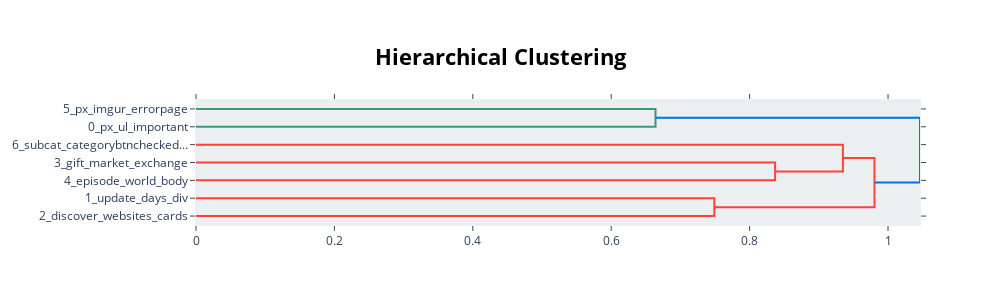

Write notebook code for a chart like this one.
### Code cell
topic_model.visualize_hierarchy()

### Figure 1 — Plotly figure (JSON) as saved in the notebook; plotly's stock layout.template omitted (floating-point values rounded to 4 significant figures)
{"data": [{"hoverinfo": "text", "marker": {"color": "rgb(61,153,112)"}, "mode": "lines", "x": [0.0, 0.664, 0.664, 0.0], "xaxis": "x", "y": [-5.0, -5.0, -15.0, -15.0], "yaxis": "y", "type": "scatter"}, {"hoverinfo": "text", "marker": {"color": "rgb(255,65,54)"}, "mode": "lines", "x": [0.0, 0.8369, 0.8369, 0.0], "xaxis": "x", "y": [-35.0, -35.0, -45.0, -45.0], "yaxis": "y", "type": "scatter"}, {"hoverinfo": "text", "marker": {"color": "rgb(255,65,54)"}, "mode": "lines", "x": [0.0, 0.9348, 0.9348, 0.8369], "xaxis": "x", "y": [-25.0, -25.0, -40.0, -40.0], "yaxis": "y", "type": "scatter"}, {"hoverinfo": "text", "marker": {"color": "rgb(255,65,54)"}, "mode": "lines", "x": [0.0, 0.7491, 0.7491, 0.0], "xaxis": "x", "y": [-55.0, -55.0, -65.0, -65.0], "yaxis": "y", "type": "scatter"}, {"hoverinfo": "text", "marker": {"color": "rgb(255,65,54)"}, "mode": "lines", "x": [0.9348, 0.9805, 0.9805, 0.7491], "xaxis": "x", "y": [-32.5, -32.5, -60.0, -60.0], "yaxis": "y", "type": "scatter"}, {"hoverinfo": "text", "marker": {"color": "rgb(0,116,217)"}, "mode": "lines", "x": [0.664, 1.046, 1.046, 0.9805], "xaxis": "x", "y": [-10.0, -10.0, -46.25, -46.25], "yaxis": "y", "type": "scatter"}], "layout": {"autosize": false, "height": 305, "hovermode": "closest", "showlegend": false, "width": 1000, "xaxis": {"mirror": "allticks", "rangemode": "tozero", "showgrid": false, "showline": true, "showticklabels": true, "ticks": "outside", "type": "linear", "zeroline": false}, "yaxis": {"mirror": "allticks", "rangemode": "tozero", "showgrid": false, "showline": true, "showticklabels": true, "tickmode": "array", "ticks": "outside", "ticktext": ["5_px_imgur_errorpage", "0_px_ul_important", "6_subcat_categorybtnchecked...", "3_gift_market_exchange", "4_episode_world_body", "1_update_days_div", "2_discover_websites_cards"], "tickvals": [-5.0, -15.0, -25.0, -35.0, -45.0, -55.0, -65.0], "type": "linear", "zeroline": false, "range": [-70.0, 0.0]}, "title": {"font": {"size": 22, "color": "Black"}, "text": "<b>Hierarchical Clustering</b>", "x": 0.5, "xanchor": "center", "yanchor": "top"}, "hoverlabel": {"font": {"size": 16, "family": "Rockwell"}, "bgcolor": "white"}, "plot_bgcolor": "#ECEFF1"}}
